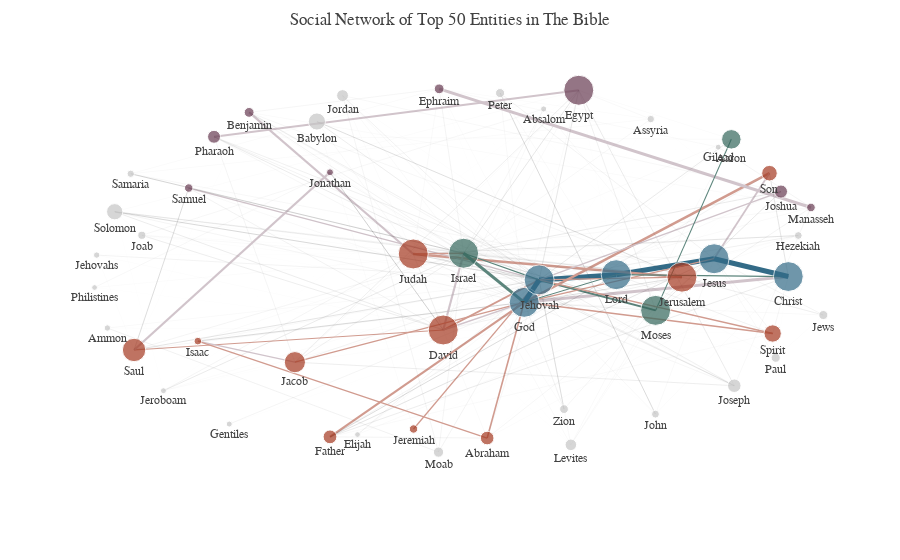

Notebook code for this chart:
### Markdown cell above
### The Social Network

After obtaining the list of vertices and edges, we are now ready to construct the graph.

### Code cell
# Construct the Graph
G = nx.Graph()
G.add_nodes_from(w for w,_ in vertices.items())
G.add_weighted_edges_from((k[0], k[1], v) for k, v in edges.items())

# For illustrative purposes, let us show only the top 50 entities
n_show = 50
sorted_vertices = sorted(vertices.items(), key=operator.itemgetter(1), reverse = True)
sub_G = G.subgraph(n for n, _ in sorted_vertices[:n_show])

############################### Plotly Construction ##############################
pos = nx.spring_layout(sub_G, k=2.0)


############################### Prepare Elements ##############################
# Construct Vertices for Plotly
v_plotly = {}
for node in sub_G.nodes():
    v_plotly[node] = {
        "x": pos[node][0],
        "y": pos[node][1],
        "size": min(vertices[node] / 500. * 30.,30),
        "color": _d.fade_color(_d.txt_color,0.3),
        "rank": 9999 # To determine which color to be plotted
    }

e_plotly = {}
# Rank each edge based on their weight
sorted_edges = sorted(edges.items(), key=operator.itemgetter(1), reverse=True)
rankings = {}
for i in range(len(sorted_edges)):
    k, _ = sorted_edges[i]
    
    if (k[0] not in rankings):
        rankings[k[0]] = {
            k[1]: i + 1
        }
    else:
        rankings[k[0]][k[1]] = i + 1
    
    if (k[1] not in rankings):
        rankings[k[1]] = {
            k[0]: i + 1
        }
    else:
        rankings[k[1]][k[0]] = i + 1

# Construct Edges for Plotly
for edge in sub_G.edges():
    
    # Get Rankings and Update Vertices Accordingly
    rank = rankings[edge[0]][edge[1]]
    v_plotly[edge[0]]["rank"] = min(rank, v_plotly[edge[0]]["rank"])
    v_plotly[edge[1]]["rank"] = min(rank, v_plotly[edge[1]]["rank"])
    
    # Positions
    x0, y0 = pos[edge[0]]
    x1, y1 = pos[edge[1]]
    
    # Line Colors and Line Width
    weight = sub_G[edge[0]][edge[1]]['weight']
    
    # Colors and Thickness of Line is Dependent on the Rank
    if rank < 5:
        color = _d.get_color(0)
        linew = 5.
    elif rank <= 50:
        if rank <= 10:
            low_b = 10
            upp_b = 5
            col_ind = 1
            fade_factor = 0.8
        elif rank <= 30:
            low_b = 30
            upp_b = 11
            col_ind = 2
            fade_factor = 0.5
        elif rank <= 50:
            low_b = 50
            upp_b = 31
            col_ind = 3
            fade_factor = 0.3
        
        min_w = sorted_edges[low_b-1][1]
        max_w = sorted_edges[upp_b-1][1]
        color = _d.fade_color(_d.get_color(col_ind),fade_factor)
        linew = 1. + (weight - min_w) / (max_w - min_w) * 2.
    else:
        max_w = sorted_edges[50][1]
        color = (_d.txt_color + ("%02x" % int(weight / (max_w * 2.) * 255)))
        linew = 0.5
    
    e_plotly[edge[0] + "-" + edge[1]] = {
        "nodes" : [edge[0], edge[1]],
        "x": [x0, x1],
        "y": [y0, y1],
        "color": color,
        "linewidth": linew,
        "rank": rank
    }

# Update Vertices Color Based on Ranking
for k, v in v_plotly.items():
    if v["rank"] < 5:
        v["color"] = _d.get_color(0)
    elif v["rank"] <= 10:
        v["color"] = _d.get_color(1)
    elif v["rank"] <= 30:
        v["color"] = _d.get_color(2)
    elif v["rank"] <= 50:
        v["color"] = _d.get_color(3)

############################### Draw Elements ##############################
# Create Elements For Plotly
data = []

# Edges First So That Vertices Are In Front of Nodes
for k,v in e_plotly.items():
    data.append(py_go.Scatter(
        x=v["x"],
        y=v["y"],
        text=" <-> ".join(v["nodes"]),
        line=py_go.Line(
            width=v["linewidth"],
            color=v["color"]
        ),
        hoverinfo="none",
        mode="lines"
    ))

# Vertices Next
data.append(py_go.Scatter(
    x=[v["x"] for _,v in v_plotly.items()],
    y=[v["y"] for _,v in v_plotly.items()],
    text=[k for k in v_plotly.keys()],
    mode='markers+text',
    hoverinfo='text',
    marker=py_go.Marker(
        color=[v["color"] for _,v in v_plotly.items()],
        size=[v["size"] for _,v in v_plotly.items()]),
    textposition='bottom'
))

layout = py_go.Layout(_d.py_layout)
layout["title"] = "Social Network of Top 50 Entities in The Bible"
layout["hovermode"]='closest'
layout["showlegend"] = False
layout["xaxis"] = py_go.XAxis(showgrid=False, zeroline=False, showticklabels=False)
layout["yaxis"] = py_go.YAxis(showgrid=False, zeroline=False, showticklabels=False)
fig = py_go.Figure(data=data,layout=layout)

py.iplot(fig)
